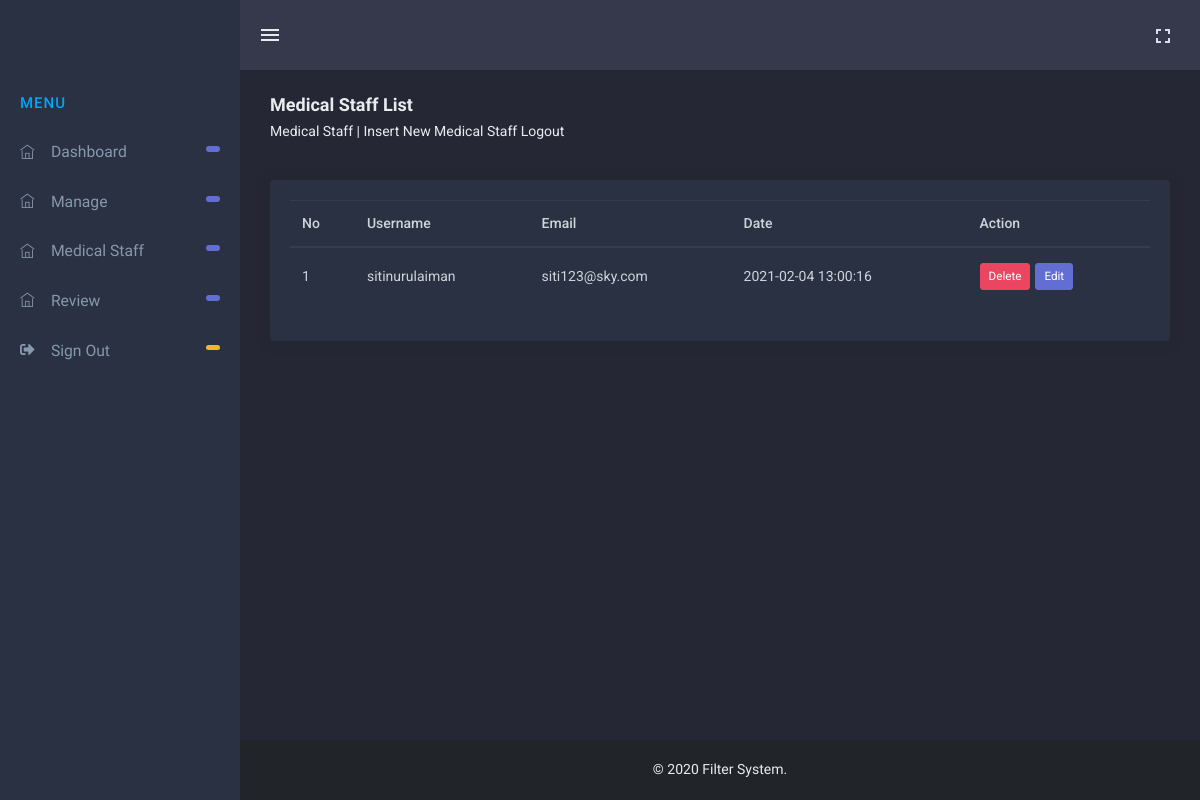
Screenshot of /admin/mstaff_list.php (signed in) with the database file from the repository.
### tables this page shows
CREATE TABLE `register` (
  `id` int(11) NOT NULL,
  `username` varchar(50) NOT NULL,
  `email` varchar(50) NOT NULL,
  `password` varchar(50) NOT NULL,
  `trn_date` datetime NOT NULL
);

### admin/mstaff_list.php (the view, shortened to what this page needs)
<?php include "header.php";
?>
        <div class="content-page">
            <div class="content">
                <div class="container-fluid">
                    <div class="page-title-box">
                        <div class="row align-items-center">
                            <div class="col-sm-6">
                                <h4 class="page-title">Medical Staff List</h4>
                                <p><a href="medical_staff.php">Medical Staff</a>
|                                   <a href="insert_mstaff.php">Insert New Medical Staff</a>
                                    <a href="logout.php">Logout</a></p>
                            </div>
                        </div>
                    </div>
                    <div class="row">
                        <div class="col-sm-12">
                            <div class="card">
                                <div class="card-body">
                                    <table id="html5-extension" class="table table-hover non-hover" style="width:100%">
                            <thead>
                                <tr>
                                    <th>No</th>
                                    <th>Username</th>
                                    <th>Email</th>
                                    <th>Date</th>
                                    <th>Action</th>
                                </tr>
                            </thead>
                            <tbody>
                                <?php
    $count=1;
    $select = "SELECT * FROM register ORDER BY id asc";
    $res=mysqli_query($con,$select);
    while($data=mysqli_fetch_assoc($res))
    {
 ?>
                                <tr>
                                   <td><?php echo $count; ?></td>
                                    <td><?php echo $data['username'] ?></td>
                                    <td><?php echo $data['email'] ?></td>
                                    <td><?php echo $data['trn_date'] ?></td>
                                    <td><a class="btn btn-danger btn-sm" href="delete.php?id=<?php echo $data["id"] ?>">Delete</a><a style="margin-left: 5px" class="btn btn-primary btn-sm" href="edit_mstaff.php?id=<?php echo $data["id"] ?>">Edit</a></td>
                                </tr>
                                <?php $count++;
                                }
                                 ?>
                            </tbody>
                        </table>
                                </div>
                            </div>
                        </div>
                    </div>
                </div>
            </div>
<?php include "footer.php"; ?>

### admin/assets/css/style.css (style rules this page uses)
body { background-repeat:repeat;background:#252735;font-family:Roboto,sans-serif;color:#e9ecef;font-size:14px }
html { overflow-x:hidden;position:relative;min-height:100% }
h1,h2,h3,h4,h5,h6 { margin:10px 0;font-family:Sarabun,sans-serif;font-weight:600 }
p { line-height:1.7 }
a { color:#e9ecef }
.content-page { margin-left:240px;overflow:hidden }
.content-page .content { padding:0 15px 10px 15px;margin-top:70px;margin-bottom:60px }
.page-title-box { padding:20px 0 }
.page-title-box .page-title { font-size:18px;margin:0;line-height:30px;font-weight:700 }
.btn { border-radius:3px;font-size:14px }
.btn-sm { font-size:11.66667px }
.btn-blue-grey,.btn-brown,.btn-danger,.btn-dark,.btn-indigo,.btn-info,.btn-lime,.btn-orange,.btn-pink,.btn-primary,.btn-purple,.btn-success,.btn-teal,.btn-warning { color:#fff }
.btn-primary { background-color:#626ed4;border:1px solid #626ed4 }
.btn-danger { background-color:#ec4561;border:1px solid #ec4561 }
.card { border:none;-webkit-box-shadow:0 0 13px 0 rgba(36,36,41,.44);box-shadow:0 0 13px 0 rgba(36,36,41,.44);margin-bottom:30px;background:#2a3142 }
th { font-weight:500 }
.table>tbody>tr>td,.table>tfoot>tr>td,.table>thead>tr>td { padding:15px 12px }
.table { color:#ced4da }
.table td,.table th { vertical-align:middle;border-color:rgba(255,255,255,.05)!important }

### admin/assets/css/tooltip-flip.css (style rules this page uses)
*, *:after, *:before { -webkit-box-sizing: border-box; box-sizing: border-box; }

### rows the page displays
register: username "sitinurulaiman", email "siti123@sky.com", trn_date "2021-02-04 13:00:16"
